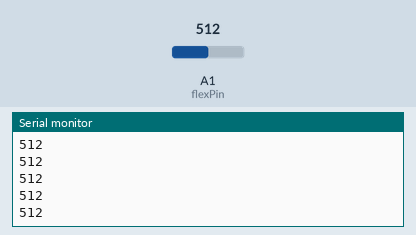
Simulated run of this sketch. Board: Arduino Uno, built with avr-gcc and run on an emulated ATmega328P. Parts: the last lines printed to the serial monitor. Inputs (shaded band) come from the test bench; at power-on: A1 (flexPin) = 512.

Above: at 2.2 s.
2.3 s: A1 (flexPin) set to 716
At 2.32 s:
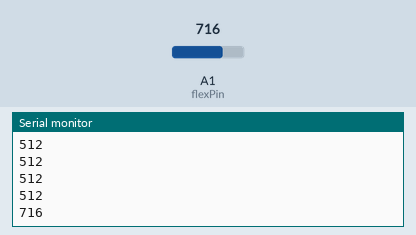
3.8 s: A1 (flexPin) set to 900
At 3.83 s:
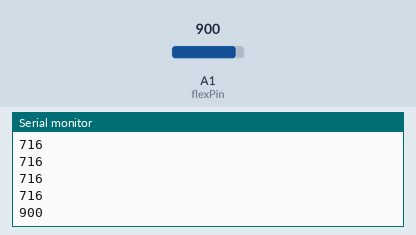
Timing chart, 0 to 6.8 s (numbered marks = the images above; inputs shaded):
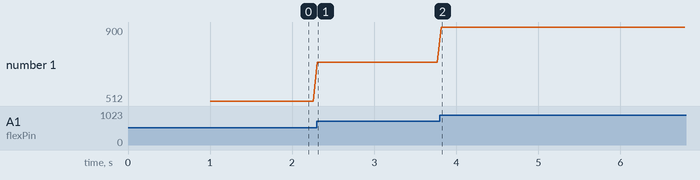

The sketch:

flex.ino
```cpp
// Flex Sensor Reader for XIAO ESP32 S3
// Reads analog data from A1 (GPIO7) and outputs to Serial Monitor and Plotter

const int flexPin = A1;  // A1 maps to GPIO7 on XIAO ESP32 S3

void setup() {
  Serial.begin(115200);       // Start serial communication
  delay(1000);                // Give time for serial to initialize
  pinMode(flexPin, INPUT);    // Set A1 as input
}

void loop() {
  int flexValue = analogRead(flexPin);  // Read analog value from flex sensor

  // Output to Serial Monitor and Plotter
  Serial.println(flexValue);

  delay(50);  // Small delay for smoother plotting
}
```

Measured:
- after the input at 2.3 s, the serial monitor: prints a new line at once (image 1)
- after the input at 3.8 s, the serial monitor: prints a new line at once (image 2)
- plotted number 1: 512 → 716 after the input at 2.3 s, 716 → 900 after the input at 3.8 s
